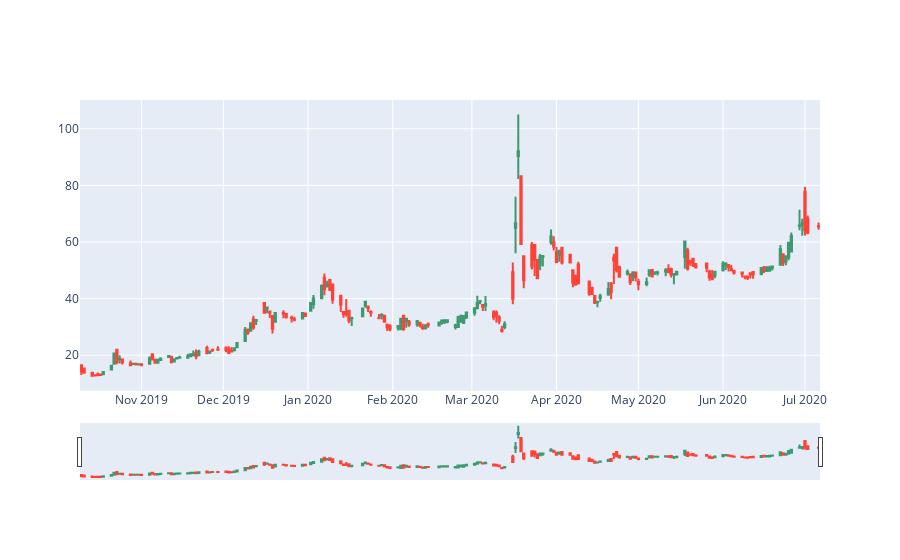

Here is the notebook cell this chart was saved with:
### Code cell
# Plot Chandlestick chart of BioNtech stock prices
fig = go.Figure(data=[go.Candlestick(x=df_BNTX.index,
                open=df_BNTX.Open,
                high=df_BNTX.High,
                low=df_BNTX.Low,
                close=df_BNTX.Close)])

fig.show()

### Figure 1 — Plotly figure (JSON) as saved in the notebook; plotly's stock layout.template omitted (floating-point values rounded to 4 significant figures; data arrays with more than 128 entries replaced by an {"elided": "..."} marker saying what was removed)
{"data": [{"close": {"elided": "185 float values"}, "high": {"elided": "185 float values"}, "low": {"elided": "185 float values"}, "open": {"elided": "185 float values"}, "type": "candlestick", "x": {"elided": "185 str values"}}], "layout": {}}
